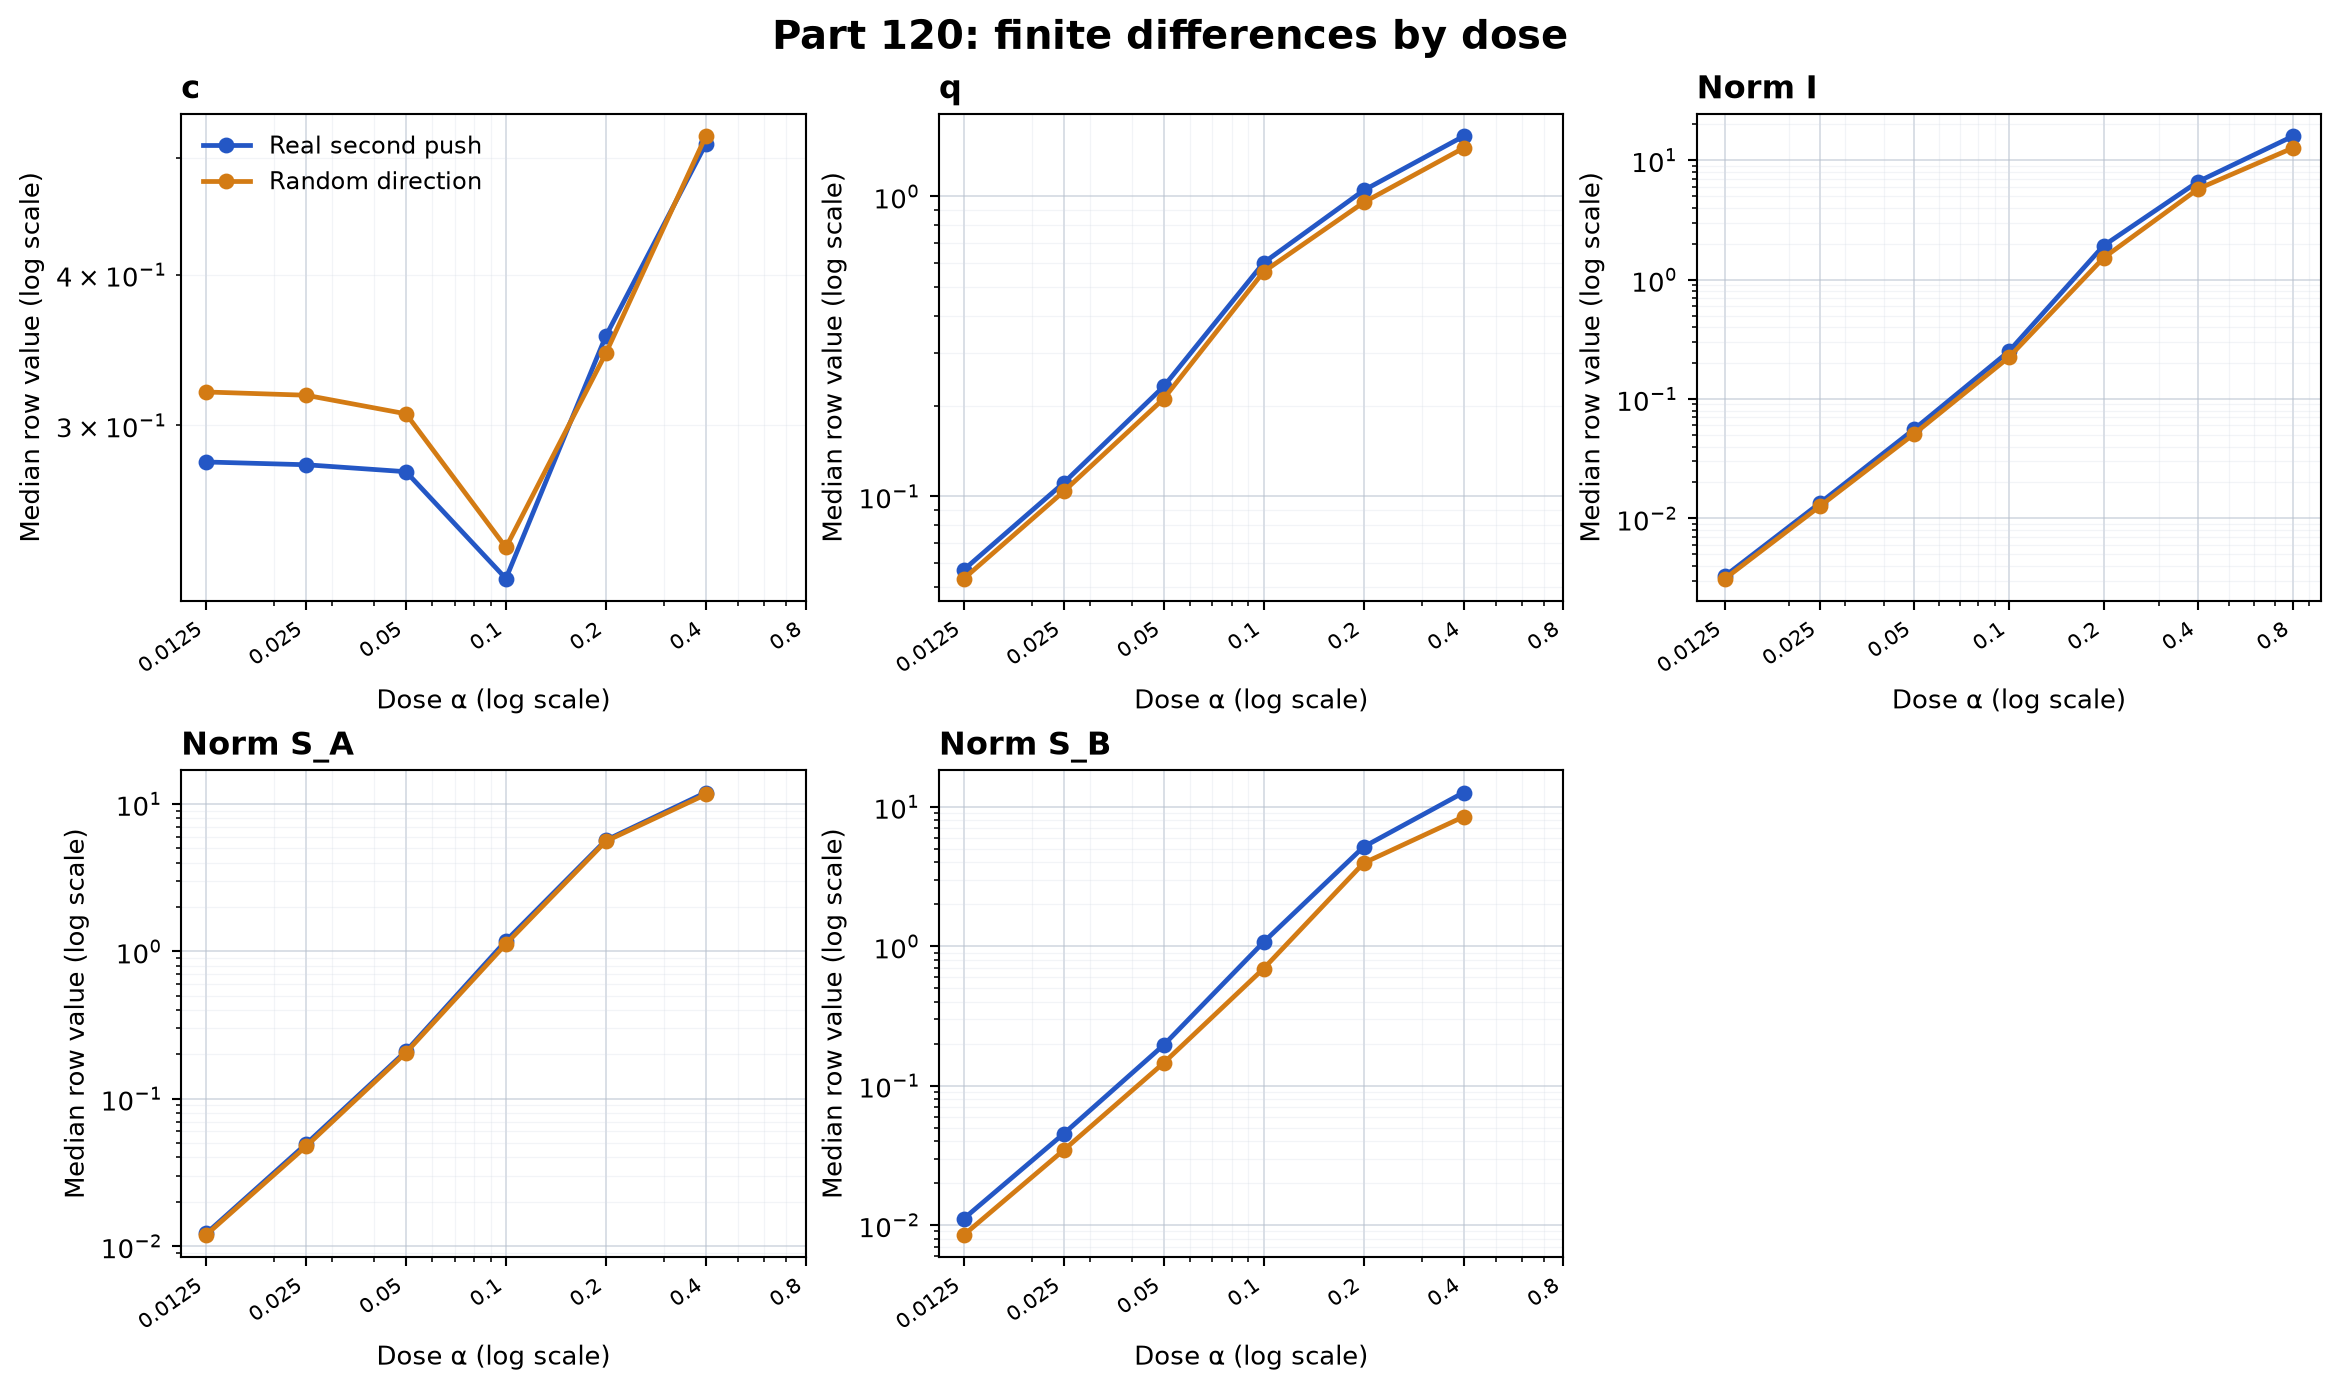

Source code (Python):
#!/usr/bin/env python3
"""Recompute Part 120 numbers from its saved vectors and draw the dose figure."""
from __future__ import annotations

import json
import os
import sys
from pathlib import Path

os.environ.setdefault("MPLCONFIGDIR", "/tmp/part120-matplotlib")

import matplotlib

matplotlib.use("Agg")
import matplotlib.pyplot as plt
from matplotlib.ticker import NullFormatter

ROOT = Path(__file__).resolve().parents[2]
if str(ROOT) not in sys.path:
    sys.path.insert(0, str(ROOT))

from part120 import score120

HERE = Path(__file__).resolve().parent
VECTOR_SOURCE = (
    "`results/part120/vectors/*.npz`: `index.doses`, `index.entries[].kind`, "
    "`first`, `second`, `pos`, `t_ids`, `start`, and `values` (A, B, P segments)."
)
COLORS = {"real": "#2457c5", "control": "#d37b14"}
LABELS = {"real": "Real second push", "control": "Random direction"}


def load_result() -> tuple[dict, dict]:
    units = score120.rows119.load_units(
        score120.rows119.DEFAULT_NEURONS,
        score120.rows119.DEFAULT_HAIKU_KINDS,
        score120.rows119.DEFAULT_DS_KINDS,
    )
    selected_rows = score120.rows119c.draw_path2_rows(units)
    vectors, issues = score120.load_vectors(HERE / "vectors", units)
    timing = score120.read_json(HERE / "timing.json")
    score120.require_complete_run(timing, issues, units)
    result = score120.score_data(
        vectors,
        selected_rows,
        units,
        score120.read_jsonl(ROOT / "results/part119c/interaction-float32.jsonl"),
        score120.read_json(HERE / "gate1.json"),
        score120.read_json(HERE / "gate3.json"),
        score120.read_json(ROOT / "results/part119/tournament.json"),
        issues,
    )
    stored = score120.read_json(HERE / "score120.json")
    for key in (
        "selected_rows_expected",
        "selected_rows_by_class",
        "gates",
        "per_dose",
        "positions_dropped_by_dose",
        "float32_floor_ratios",
        "bootstrap_c_0.1_real",
        "u_by_unit",
        "exploratory",
        "predictions",
        "headline",
    ):
        normalized = json.loads(json.dumps(result[key], allow_nan=False, sort_keys=True))
        if normalized != stored[key]:
            raise ValueError(f"recomputed score field differs from score120.json: {key}")
    return result, timing


def fmt(value, digits: int = 9) -> str:
    if value is None:
        return "n/a"
    return f"{float(value):.{digits}g}"


def make_figure(result: dict, output: Path) -> None:
    fields = (
        ("c", "c"),
        ("q", "q"),
        ("norm_I", "Norm I"),
        ("norm_SA", "Norm S_A"),
        ("norm_SB", "Norm S_B"),
    )
    fig, axes = plt.subplots(2, 3, figsize=(12.2, 7.2), constrained_layout=True)
    for axis, (field, label) in zip(axes.flat, fields):
        for kind in ("real", "control"):
            rows = [row for row in result["per_dose"] if row["kind"] == kind]
            points = [(float(row["dose"]), row[f"median_row_{field}"])
                      for row in rows if row.get(f"median_row_{field}") is not None
                      and float(row[f"median_row_{field}"]) > 0]
            if points:
                x, y = zip(*points)
                axis.plot(x, y, marker="o", linewidth=1.8, markersize=5,
                          color=COLORS[kind], label=LABELS[kind])
        axis.set_xscale("log")
        axis.set_yscale("log")
        axis.set_xticks(score120.DOSES)
        axis.xaxis.set_minor_formatter(NullFormatter())
        axis.set_xticklabels([f"{dose:g}" for dose in score120.DOSES],
                             rotation=35, ha="right", fontsize=8)
        axis.tick_params(axis="x", which="minor", labelbottom=False)
        axis.set_title(label, loc="left", fontweight="bold")
        axis.set_xlabel("Dose α (log scale)")
        axis.set_ylabel("Median row value (log scale)")
        axis.grid(True, which="major", color="#b8c1ce", alpha=0.55, linewidth=0.7)
        axis.grid(True, which="minor", color="#d8dee7", alpha=0.32, linewidth=0.45)
    axes.flat[0].legend(frameon=False, fontsize=9)
    axes.flat[5].set_visible(False)
    fig.suptitle("Part 120: finite differences by dose", fontsize=15, fontweight="bold")
    fig.savefig(output, dpi=190, bbox_inches="tight", facecolor="white")
    plt.close(fig)


def prediction_result(prediction: dict) -> tuple[str, str]:
    observed = prediction["observed"]
    key = prediction["id"]
    if key == "120.1":
        slopes = observed["adjacent_dose_ratios"]
        text = "; ".join(
            f"{item['from_dose']:g} to {item['to_dose']:g}: "
            f"log2 norm-I ratio {fmt(item['log2_norm_ratio'])}"
            for item in slopes
        )
        field = "`observed.adjacent_dose_ratios`"
    elif key == "120.2":
        text = (f"q at 0.05 {fmt(observed['real_median_row_q_0.05'])}; "
                f"q at 0.2 {fmt(observed['real_median_row_q_0.2'])}")
        field = "`observed.real_median_row_q_0.05` and `observed.real_median_row_q_0.2`"
    elif key == "120.3":
        low, high = observed["product_weighted_ci95"]
        text = (f"c at 0.1 {fmt(observed['real_median_row_c_0.1'])}; "
                f"product-weighted 95% interval {fmt(low)} to {fmt(high)}")
        field = "`observed.real_median_row_c_0.1` and `observed.product_weighted_ci95`"
    elif key == "120.4":
        checks = observed["dose_comparisons"]
        text = "; ".join(
            f"{item['dose']:g}: real c {fmt(item['real_median_c'])}, "
            f"control c {fmt(item['control_median_c'])}, factor "
            f"{fmt(item['larger_to_smaller_factor'])}"
            for item in checks
        )
        field = "`observed.dose_comparisons[]`"
    elif key == "120.5":
        text = (f"self share {fmt(observed['real_median_row_self_share_0.4'])}; "
                f"pair share {fmt(observed['real_median_row_pair_share_0.4'])}")
        field = "`observed.real_median_row_self_share_0.4` and `observed.real_median_row_pair_share_0.4`"
    elif key == "120.6":
        text = (f"Haiku slot median u {fmt(observed['haiku_slot_median_u'])} "
                f"(n={observed['haiku_slot_n']}); concept {fmt(observed['haiku_concept_median_u'])} "
                f"(n={observed['haiku_concept_n']}); one-sided p "
                f"{fmt(observed['haiku_one_sided_mann_whitney_p'])}; agreed slot/concept "
                f"{fmt(observed['agreed_slot_median_u'])}/{fmt(observed['agreed_concept_median_u'])}")
        field = "`observed`"
    elif key == "120.7":
        text = (f"Spearman rho {fmt(observed['spearman_rho_u_0.4_vs_dominance'])} "
                f"over {observed['units']} units")
        field = "`observed.spearman_rho_u_0.4_vs_dominance` and `observed.units`"
    else:
        text = (f"real-over-control median unit ratio "
                f"{fmt(observed['median_unit_real_over_control_norm_SB_0.1'])} "
                f"over {observed['units']} units; registered range is 0.8 to 1.25")
        field = "`observed.median_unit_real_over_control_norm_SB_0.1` and `observed.units`"
    source = (f"`results/part120/score120.json`: `$.predictions[]` where `id={key}`, "
              f"fields {field} and `verdict`; recomputed from {VECTOR_SOURCE}")
    return text, source


def make_numbers(result: dict, timing: dict) -> str:
    lines = [
        "# Part 120 numbers",
        "",
        "All statistics below are recomputed by `fig120.py` from the saved per-unit vector arrays. "
        "The script checks the recomputed score against the recorded `score120.json` before writing this file. "
        "The registered position rule takes medians over eligible positions within a row, then medians over rows. "
        "At dose 0.8 there is no 1.6 pass, so only the raw interaction norm is defined.",
        "",
        "Raw vectors are in " + VECTOR_SOURCE,
        "Derived row statistics are computed by `part120/score120.py`: `position_statistics`, "
        "`_row_statistics`, and `_summary_table`.",
        "",
        "## Run scope and gates",
        "",
        "| Item | Value | Source field |",
        "| --- | ---: | --- |",
        f"| Rows | {timing['rows']} ({result['selected_rows_by_class']['real']} real, "
        f"{result['selected_rows_by_class']['control']} control) | `timing.json:$.rows`; "
        "`score120.json:$.selected_rows_by_class` |",
        f"| First units | {timing['first_units']} | `timing.json:$.first_units` |",
        f"| Device and batch | {timing['device']}, {timing['batch']} | `timing.json:$.device`, `$.batch` |",
        f"| Logical passes | {timing['logical_passes']} | `timing.json:$.logical_passes` |",
        f"| Elapsed seconds | {fmt(timing['elapsed_seconds'])} | `timing.json:$.elapsed_seconds` |",
        f"| Gate 1 | {'passed' if result['gates']['gate1']['passed'] else 'failed'} "
        f"({result['gates']['gate1']['paths_checked']}/{result['gates']['gate1']['expected_paths']} paths) | "
        "`score120.json:$.gates.gate1`; `gate1.json:$.paths[]` |",
    ]
    gate2 = result["gates"]["gate2"]
    gate2_max = max(
        cell[stat]["median_relative_difference"]
        for cell in gate2["by_dose"].values()
        for stat in ("nA", "n2", "nPair", "nI")
    )
    lines.extend([
        f"| Gate 2 | {'passed' if gate2['passed'] else 'failed'}; maximum cell median relative difference "
        f"{fmt(gate2_max)} (strict limit 0.005) | `score120.json:$.gates.gate2.by_dose` values' `nA`, `n2`, `nPair`, and `nI` `median_relative_difference` fields |",
        f"| Gate 3 | {'passed' if result['gates']['gate3']['passed'] else 'failed'}; maximum adjacent-dose relative error "
        f"{fmt(result['gates']['gate3']['maximum_relative_error'])} (limit 1e-5) | `score120.json:$.gates.gate3.maximum_relative_error`; `gate3.json:$.maximum_relative_error` |",
        "",
        "## Dose table",
        "",
        "Norms are medians of row medians. At 0.8, the self terms and q/c are n/a because the 1.6 pass was not run.",
        "",
        "| Dose | Class | Rows | Positions considered | Eligible | Dropped | c | q | ‖I‖ | ‖S_A‖ | ‖S_B‖ | Source fields |",
        "| ---: | --- | ---: | ---: | ---: | ---: | ---: | ---: | ---: | ---: | ---: | --- |",
    ])
    for row in result["per_dose"]:
        dose, kind = row["dose"], row["kind"]
        source_fields = ", ".join(
            f"`median_row_{field}`" for field in ("c", "q", "norm_I", "norm_SA", "norm_SB")
        )
        lines.append(
            f"| {dose:g} | {kind} | {row['rows']} | {row['positions_considered']} | "
            f"{row['positions_eligible'] if row['positions_eligible'] is not None else 'n/a'} | "
            f"{row['positions_dropped'] if row['positions_dropped'] is not None else 'n/a'} | "
            f"{fmt(row['median_row_c'])} | {fmt(row['median_row_q'])} | "
            f"{fmt(row['median_row_norm_I'])} | {fmt(row['median_row_norm_SA'])} | "
            f"{fmt(row['median_row_norm_SB'])} | `results/part120/score120.json`: `$.per_dose[]` "
            f"matching dose={dose:g}, kind={kind}; fields {source_fields} |"
        )
    bootstrap = result["bootstrap_c_0.1_real"]
    lines.extend([
        "",
        "## Bootstrap interval",
        "",
        f"At 0.1 on real rows, median c is {fmt(bootstrap['point_median'])}. The product-weighted "
        f"95% unit-bootstrap interval is {fmt(bootstrap['ci95_product_weighted'][0])} to "
        f"{fmt(bootstrap['ci95_product_weighted'][1])}; the sum-weighted sensitivity interval is "
        f"{fmt(bootstrap['ci95_sum_weighted'][0])} to {fmt(bootstrap['ci95_sum_weighted'][1])}. "
        f"There are {bootstrap['draws']} draws with seed {bootstrap['seed']}, {bootstrap['units']} units, "
        f"and {bootstrap['rows']} real rows. Source fields in `results/part120/score120.json`: "
        "`$.bootstrap_c_0.1_real.point_median`, `ci95_product_weighted`, `ci95_sum_weighted`, "
        "`draws`, `seed`, `units`, and `rows`; "
        f"recomputed from {VECTOR_SOURCE} by `score120.unit_bootstrap_interval`.",
        "",
        "## Registered predictions",
        "",
        "Prediction text is copied from the registration. Values and verdicts are recomputed by this script.",
        "",
        "| # | Prediction (verbatim; author and confidence) | Result | Verdict | Source field |",
        "| --- | --- | --- | --- | --- |",
    ])
    for prediction in result["predictions"]:
        confidence = "medium" if prediction["id"] in {"120.1", "120.2", "120.3", "120.4"} else "low"
        observed, source = prediction_result(prediction)
        verdict = "held" if prediction["verdict"] == "holds" else "failed"
        lines.append(
            f"| {prediction['id']} | Claude ({confidence} confidence): {prediction['prediction']} | "
            f"{observed} | {verdict} | {source} |"
        )
    lines.extend([
        "",
        "## Float32 floor table",
        "",
        "Each ratio is the higher-dose median row norm divided by the lower-dose value. A square-law norm scales by 4 for a doubled dose.",
        "",
        "| Class | Statistic | Dose interval | Higher/lower norm ratio | Source field |",
        "| --- | --- | --- | ---: | --- |",
    ])
    for row in result["float32_floor_ratios"]:
        source = ("`results/part120/score120.json`: `$.float32_floor_ratios[]` matching "
                  f"kind={row['kind']}, statistic={row['statistic']}, "
                  f"from_dose={row['from_dose']:g}, to_dose={row['to_dose']:g}; "
                  "field `higher_over_lower_norm_ratio`")
        statistic_label = {"norm_I": "I", "norm_SA": "S_A"}[row["statistic"]]
        lines.append(
            f"| {row['kind']} | ‖{statistic_label}‖ | "
            f"{row['from_dose']:g} to {row['to_dose']:g} | "
            f"{fmt(row['higher_over_lower_norm_ratio'])} | {source} |"
        )
    lines.extend([
        "",
        "## Exploratory tables",
        "",
        "These cosine and layer-stratified summaries were registered as exploratory. They are not prediction tests.",
        "",
        "| Dose | Class | Median cosine(I,S_A) | Median cosine(I,S_B) | Same-layer rows | Same-layer median c | Different-layer rows | Different-layer median c | Source fields |",
        "| ---: | --- | ---: | ---: | ---: | ---: | ---: | ---: | --- |",
    ])
    for row in result["exploratory"]:
        dose, kind = row["dose"], row["kind"]
        fields = ("median_row_cosine_I_SA", "median_row_cosine_I_SB",
                  "same_layer_rows", "same_layer_median_row_c",
                  "different_layer_rows", "different_layer_median_row_c")
        sources = ", ".join(f"`{field}`" for field in fields)
        lines.append(
            f"| {dose:g} | {kind} | {fmt(row['median_row_cosine_I_SA'])} | "
            f"{fmt(row['median_row_cosine_I_SB'])} | {row['same_layer_rows']} | "
            f"{fmt(row['same_layer_median_row_c'])} | {row['different_layer_rows']} | "
            f"{fmt(row['different_layer_median_row_c'])} | `results/part120/score120.json`: "
            f"`$.exploratory[]` matching dose={dose:g}, kind={kind}; fields {sources} |"
        )
    lines.extend([
        "",
        "## Source and recomputation notes",
        "",
        "- Gate 1 inputs: `results/part120/gate1.json:$.paths[]`; gate 3 inputs: `results/part120/gate3.json:$.units[]`.",
        "- Gate 2 reference: `results/part119c/interaction-float32.jsonl`, fields `dose`, `kind`, `first`, `second`, `positions[].pos`, `nA`, `n2`, `nPair`, and `nI`.",
        "- Registered predictions, floor ratios, and exploratory source fields are in `results/part120/score120.json`; this script recomputes them from the NPZ vectors before checking equality.",
        "- Timing and scope values come from `results/part120/timing.json`.",
        "",
    ])
    return "\n".join(lines)


def main() -> None:
    result, timing = load_result()
    if not result["gates"]["all_passed"]:
        raise ValueError("Part 120 has a failed gate; registered readings must not be plotted")
    make_figure(result, HERE / "fig120.png")
    (HERE / "NUMBERS.md").write_text(make_numbers(result, timing), encoding="utf-8")
    print("Wrote results/part120/fig120.png and results/part120/NUMBERS.md")


if __name__ == "__main__":
    main()
